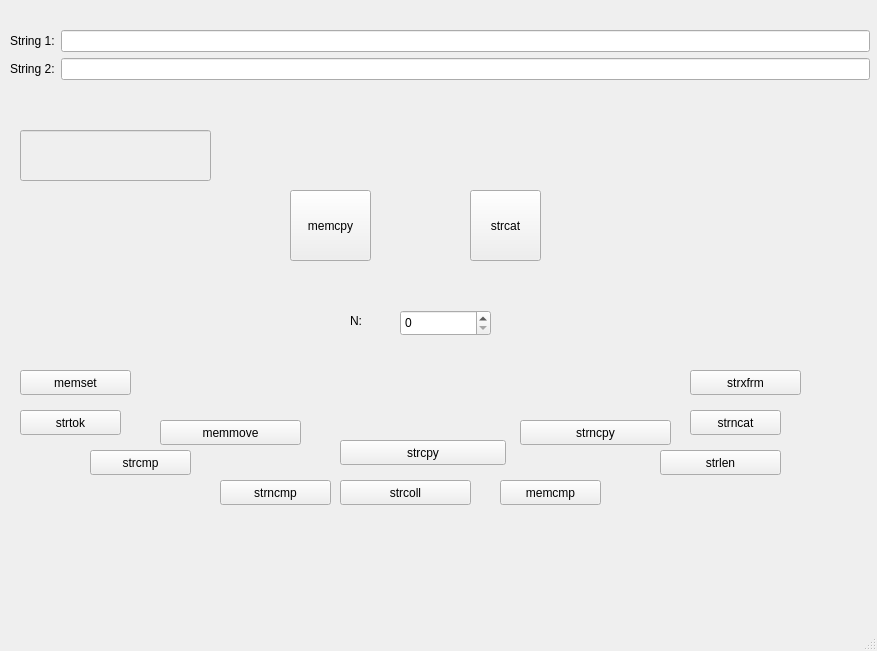
<?xml version="1.0" encoding="UTF-8"?>
<ui version="4.0">
 <class>MainWindow</class>
 <widget class="QMainWindow" name="MainWindow">
  <property name="geometry">
   <rect>
    <x>0</x>
    <y>0</y>
    <width>877</width>
    <height>651</height>
   </rect>
  </property>
  <property name="windowTitle">
   <string>MainWindow</string>
  </property>
  <property name="styleSheet">
   <string notr="true"/>
  </property>
  <widget class="QWidget" name="centralwidget">
   <widget class="QWidget" name="layoutWidget">
    <property name="geometry">
     <rect>
      <x>10</x>
      <y>0</y>
      <width>860</width>
      <height>111</height>
     </rect>
    </property>
    <layout class="QVBoxLayout" name="verticalLayout">
     <item>
      <layout class="QVBoxLayout" name="verticalLayout_2">
       <item>
        <layout class="QHBoxLayout" name="horizontalLayout_5">
         <item>
          <widget class="QLabel" name="label">
           <property name="text">
            <string>String 1:</string>
           </property>
          </widget>
         </item>
         <item>
          <widget class="QLineEdit" name="ln_str1"/>
         </item>
        </layout>
       </item>
       <item>
        <layout class="QHBoxLayout" name="horizontalLayout_4">
         <item>
          <widget class="QLabel" name="label_2">
           <property name="text">
            <string>String 2:</string>
           </property>
          </widget>
         </item>
         <item>
          <widget class="QLineEdit" name="ln_str2"/>
         </item>
        </layout>
       </item>
      </layout>
     </item>
    </layout>
   </widget>
   <widget class="QPushButton" name="bnt_strcmp">
    <property name="geometry">
     <rect>
      <x>90</x>
      <y>450</y>
      <width>101</width>
      <height>25</height>
     </rect>
    </property>
    <property name="text">
     <string>strcmp</string>
    </property>
   </widget>
   <widget class="QPushButton" name="bnt_strncmp">
    <property name="geometry">
     <rect>
      <x>220</x>
      <y>480</y>
      <width>111</width>
      <height>25</height>
     </rect>
    </property>
    <property name="text">
     <string>strncmp</string>
    </property>
   </widget>
   <widget class="QPushButton" name="bnt_memcmp">
    <property name="geometry">
     <rect>
      <x>500</x>
      <y>480</y>
      <width>101</width>
      <height>25</height>
     </rect>
    </property>
    <property name="text">
     <string>memcmp</string>
    </property>
   </widget>
   <widget class="QPushButton" name="bnt_strncat">
    <property name="geometry">
     <rect>
      <x>690</x>
      <y>410</y>
      <width>91</width>
      <height>25</height>
     </rect>
    </property>
    <property name="text">
     <string>strncat</string>
    </property>
   </widget>
   <widget class="QPushButton" name="bnt_strcoll">
    <property name="geometry">
     <rect>
      <x>340</x>
      <y>480</y>
      <width>131</width>
      <height>25</height>
     </rect>
    </property>
    <property name="text">
     <string>strcoll</string>
    </property>
   </widget>
   <widget class="QPushButton" name="bnt_strxfrm">
    <property name="geometry">
     <rect>
      <x>690</x>
      <y>370</y>
      <width>111</width>
      <height>25</height>
     </rect>
    </property>
    <property name="text">
     <string>strxfrm</string>
    </property>
   </widget>
   <widget class="QPushButton" name="bnt_strlen">
    <property name="geometry">
     <rect>
      <x>660</x>
      <y>450</y>
      <width>121</width>
      <height>25</height>
     </rect>
    </property>
    <property name="text">
     <string>strlen</string>
    </property>
   </widget>
   <widget class="QPushButton" name="bnt_strtok">
    <property name="geometry">
     <rect>
      <x>20</x>
      <y>410</y>
      <width>101</width>
      <height>25</height>
     </rect>
    </property>
    <property name="text">
     <string>strtok</string>
    </property>
   </widget>
   <widget class="QPushButton" name="bnt_memset">
    <property name="geometry">
     <rect>
      <x>20</x>
      <y>370</y>
      <width>111</width>
      <height>25</height>
     </rect>
    </property>
    <property name="text">
     <string>memset</string>
    </property>
   </widget>
   <widget class="QPushButton" name="bnt_strcpy">
    <property name="geometry">
     <rect>
      <x>340</x>
      <y>440</y>
      <width>166</width>
      <height>25</height>
     </rect>
    </property>
    <property name="text">
     <string>strcpy</string>
    </property>
   </widget>
   <widget class="QPushButton" name="bnt_memmove">
    <property name="geometry">
     <rect>
      <x>160</x>
      <y>420</y>
      <width>141</width>
      <height>25</height>
     </rect>
    </property>
    <property name="text">
     <string>memmove</string>
    </property>
   </widget>
   <widget class="QPushButton" name="bnt_strncpy">
    <property name="geometry">
     <rect>
      <x>520</x>
      <y>420</y>
      <width>151</width>
      <height>25</height>
     </rect>
    </property>
    <property name="text">
     <string>strncpy</string>
    </property>
   </widget>
   <widget class="QPushButton" name="bnt_memcpy">
    <property name="geometry">
     <rect>
      <x>290</x>
      <y>190</y>
      <width>81</width>
      <height>71</height>
     </rect>
    </property>
    <property name="text">
     <string>memcpy</string>
    </property>
   </widget>
   <widget class="QPushButton" name="bnt_strcat">
    <property name="geometry">
     <rect>
      <x>470</x>
      <y>190</y>
      <width>71</width>
      <height>71</height>
     </rect>
    </property>
    <property name="text">
     <string>strcat</string>
    </property>
   </widget>
   <widget class="QSpinBox" name="spb_N">
    <property name="geometry">
     <rect>
      <x>400</x>
      <y>310</y>
      <width>91</width>
      <height>26</height>
     </rect>
    </property>
   </widget>
   <widget class="QLabel" name="label_3">
    <property name="geometry">
     <rect>
      <x>350</x>
      <y>310</y>
      <width>31</width>
      <height>21</height>
     </rect>
    </property>
    <property name="text">
     <string>N:</string>
    </property>
   </widget>
   <widget class="QLineEdit" name="ln_ans">
    <property name="enabled">
     <bool>false</bool>
    </property>
    <property name="geometry">
     <rect>
      <x>20</x>
      <y>130</y>
      <width>191</width>
      <height>51</height>
     </rect>
    </property>
   </widget>
  </widget>
  <widget class="QMenuBar" name="menubar">
   <property name="geometry">
    <rect>
     <x>0</x>
     <y>0</y>
     <width>877</width>
     <height>22</height>
    </rect>
   </property>
  </widget>
  <widget class="QStatusBar" name="statusbar"/>
 </widget>
 <resources/>
 <connections/>
</ui>
